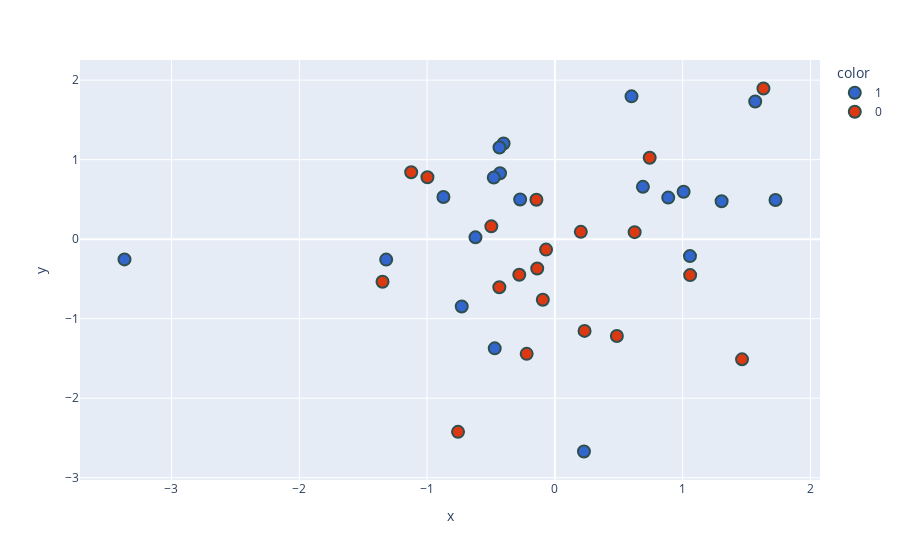

Source (notebook cell):
### Code cell
new_df['target'] = new_df['target'].astype('str')
fig = px.scatter(x=new_df['PC1'],
                 y=new_df['PC2'],
                 color=new_df['target'],
                 color_discrete_sequence=px.colors.qualitative.G10
                )

fig.update_traces(marker=dict(size=12,
                              line=dict(width=2,
                                        color='DarkSlateGrey')),
                 selector=dict(mode='markers'))
fig.show()

### Figure 1 — Plotly figure (JSON) as saved in the notebook; plotly's stock layout.template omitted (floating-point values rounded to 4 significant figures)
{"data": [{"hovertemplate": "color=1<br>x=%{x}<br>y=%{y}<extra></extra>", "legendgroup": "1", "marker": {"color": "#3366CC", "line": {"color": "DarkSlateGrey", "width": 2}, "size": 12, "symbol": "circle"}, "mode": "markers", "name": "1", "orientation": "v", "showlegend": true, "type": "scatter", "x": [0.5994, 1.057, -0.2719, -0.6216, 1.567, -1.32, -0.4708, -0.4015, -0.4337, 0.2273, 1.007, 1.726, -0.4294, 0.8867, -0.8722, -3.368, 0.6886, -0.4784, 1.305, -0.729], "xaxis": "x", "y": [1.796, -0.2127, 0.4982, 0.02311, 1.731, -0.257, -1.373, 1.203, 1.153, -2.67, 0.596, 0.4925, 0.8293, 0.5227, 0.5307, -0.2546, 0.6581, 0.7744, 0.4766, -0.8465], "yaxis": "y"}, {"hovertemplate": "color=0<br>x=%{x}<br>y=%{y}<extra></extra>", "legendgroup": "0", "marker": {"color": "#DC3912", "line": {"color": "DarkSlateGrey", "width": 2}, "size": 12, "symbol": "circle"}, "mode": "markers", "name": "0", "orientation": "v", "showlegend": true, "type": "scatter", "x": [-0.06918, 0.4848, 1.058, 0.7417, 0.2028, -0.7579, -0.1383, -0.2208, -1.125, -0.4348, 0.2321, 1.464, -1.349, -0.2787, 1.632, -0.1446, 0.624, -0.9974, -0.4975, -0.09456], "xaxis": "x", "y": [-0.131, -1.218, -0.452, 1.024, 0.09181, -2.423, -0.3684, -1.442, 0.8422, -0.6038, -1.153, -1.511, -0.5361, -0.4476, 1.895, 0.4949, 0.08837, 0.7789, 0.1614, -0.7616], "yaxis": "y"}], "layout": {"autosize": true, "legend": {"title": {"text": "color"}, "tracegroupgap": 0}, "margin": {"t": 60}, "xaxis": {"anchor": "y", "autorange": true, "domain": [0, 1], "range": [-3.702, 2.06], "title": {"text": "x"}, "type": "linear"}, "yaxis": {"anchor": "x", "autorange": true, "domain": [0, 1], "range": [-3.131, 2.356], "title": {"text": "y"}, "type": "linear"}}}
